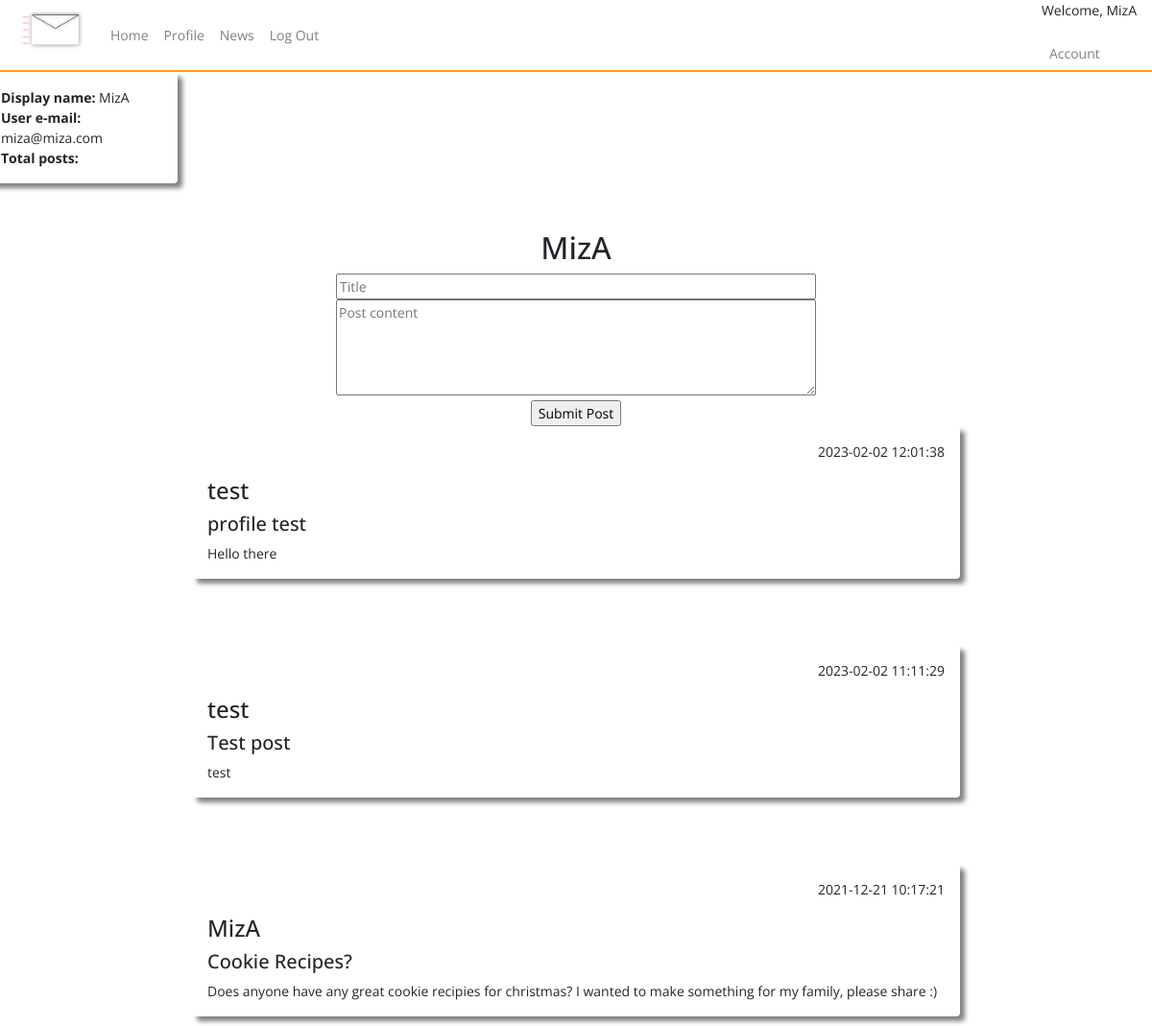
/index (signed in), run on an earlier commit of the app's database.
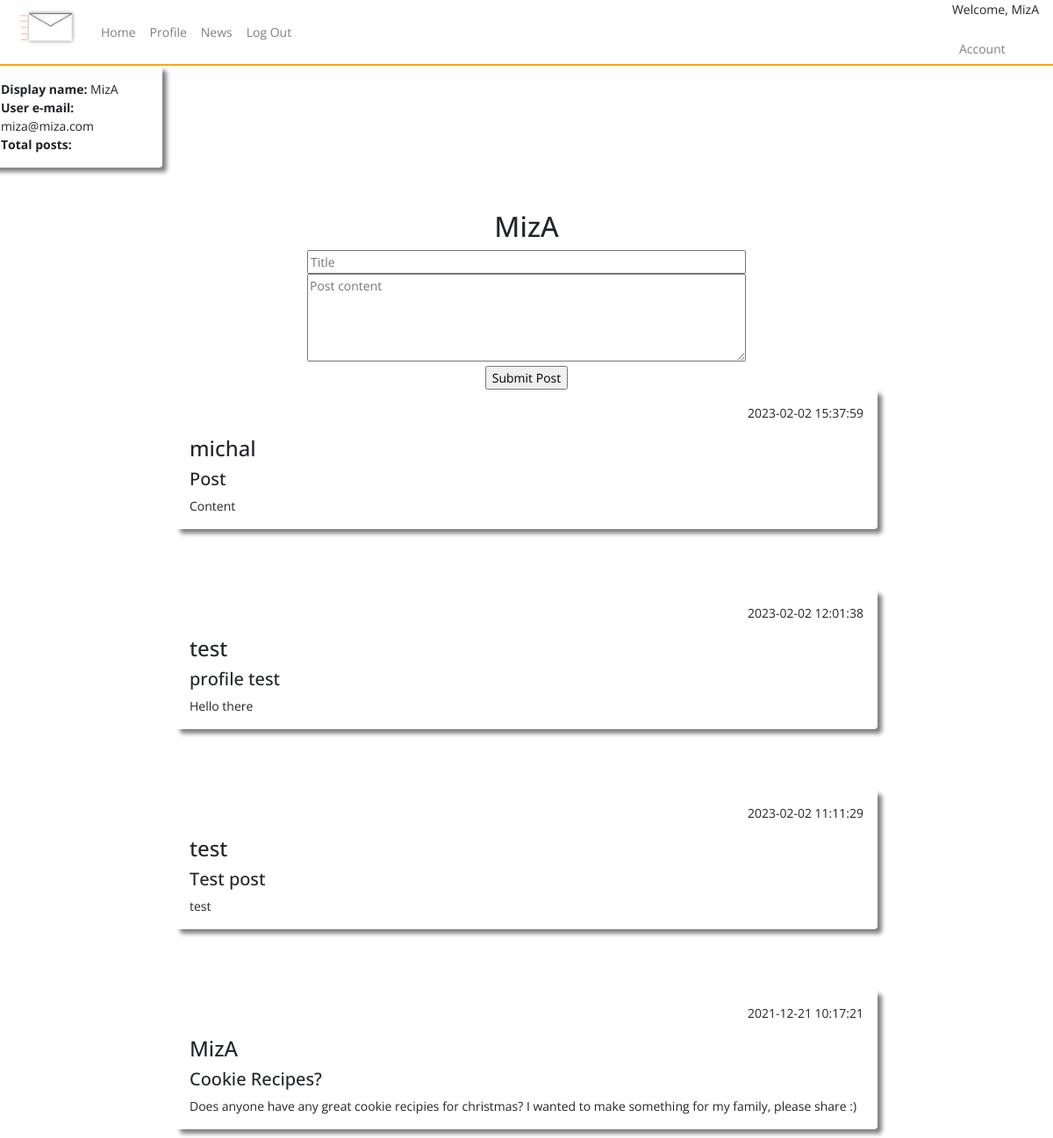
And on a later commit of the database.
### tables this page shows
CREATE TABLE users (
    ID INTEGER PRIMARY KEY AUTOINCREMENT,
    username TEXT NOT NULL,
    password TEXT NOT NULL,
    email TEXT NOT NULL UNIQUE
);

CREATE TABLE posts (
    ID INTEGER PRIMARY KEY AUTOINCREMENT,
    title TEXT NOT NULL,
    content TEXT NOT NULL,
    by_user TEXT NOT NULL,
    created_at timestamp default current_timestamp
);

### app.py (the view)
@app.route("/index")
def posts():
   if not session.get('username'):
    return redirect(url_for('home'))
   posts=query_db('SELECT * FROM posts ORDER BY created_at DESC')
   user=query_db('SELECT * FROM users WHERE username = ?', [session['username']], True)
   return render_template('index.html', posts = posts, user = user)

### app.py (called while the page is built)
def query_db(query, args=(), one=False):
    con = g._database = sqlite3.connect(DATABASE)
    con.row_factory = sqlite3.Row
    cur = con.execute(query, args)
    rv = cur.fetchall()
    cur.close()
    return (rv[0] if rv else None) if one else rv

### templates/index.html (shortened to what this page needs)
{% include "layout.html" %}
{% include "nav.html" %}
<body>
<div class="row h-500 acc_snippet">
  <div class="col-4 shadow p-3 mb-5 rounded">
      <b>Display name:</b> {{ user.username }}<br>
      <b>User e-mail:</b> {{ user.email }}<br>
      <b>Total posts:</b>
  </div>
</div>
<div class="container-fluid create-post">
  <div class="row h-500">
    <div class="col">
      <h2>{{session.username}}</h2>
      <form action="{{ url_for('post_submit') }}" method="POST" id="post_form">
        <input type="text" placeholder="Title" name="title" style="width: 500px" required/><br>
        <textarea placeholder="Post content" form="post_form" name="content" style="height: 100px; width: 500px" required></textarea>
        <br/>
        <input type="submit" value="Submit Post" />
      </form>
</div>
</div>
</div>
    {% for post in posts %}
    <div class="shadow mx-auto posts p-3 mb-5 rounded">
    <p align="right">{{  post.created_at  }}</p>
    <h4>{{ post.by_user }}</h4>
    <h5>{{ post.title }}</h5>
    {{ post.content }}<br/>
    </div>
    <br/>
    {% endfor %}
</body>
</body>

### templates/layout.html (shortened to what this page needs)
<!doctype html>
<head>
  <link href="{{ url_for('static', filename='css/bootstrap.min.css') }}" rel="stylesheet">
  <link href="{{ url_for('static', filename='css/style.css') }}" rel="stylesheet">
  <link href="https://cdnjs.cloudflare.com/ajax/libs/toastr.js/latest/toastr.min.css" rel="stylesheet">
</head>

### templates/nav.html (shortened to what this page needs)
<nav class="navbar nav-main navbar-expand-lg navbar-light">
    <a class="navbar-brand">
      <img src="{{url_for('static', filename='assets/logo.png')}}" alt="logo" style="height: 75px;">
    </a>
    <div class="collapse navbar-collapse" id="navbarNav">
      <ul class="navbar-nav">
        <li class="nav-item">
          <a class="nav-link" href="{{ url_for('posts') }}">Home</a>
        </li>
        <li class="nav-item">
          <a class="nav-link" href="{{ url_for('profile') }}">Profile</a>
        </li>
        <li class="nav-item">
          <a class="nav-link" href="{{ url_for('news') }}">News</a>
        </li>
        <li class="nav-item">
          <a class="nav-link" href="{{ url_for('logout') }}">Log Out</a>
        </li>
      </ul>
    </div>
    <div class="welcome-session">
      <p>Welcome, {{session.username}}</p>
      <ul class="navbar-nav">
        <li class="nav-item">
          <a class="nav-link" href="{{ url_for('account_settings') }}">Account</a>
        </li>
      </ul>
    </div>
  </nav>

### static/css/style.css (style rules this page uses)
body { font-family: 'Open Sans', sans-serif; font-weight: 400px; font-size: 14px; }
.shadow { box-shadow: 5px 5px 5px grey; }
.posts { width: 800px; }
.create-post { margin-left: auto; margin-right: auto; justify-content: center; text-align: center; padding-top: -20px; }
.nav-main { background-color: rgb(255, 255, 255); border-bottom: 2px solid orange; height: 75px; }
.welcome-session { text-align: right; }
.acc_snippet { width: 50%; }

What changed in the data, as far as the page shows it:
added posts: created_at "2023-02-02 15:37:59", by_user "michal", title "Post", content "Content"
